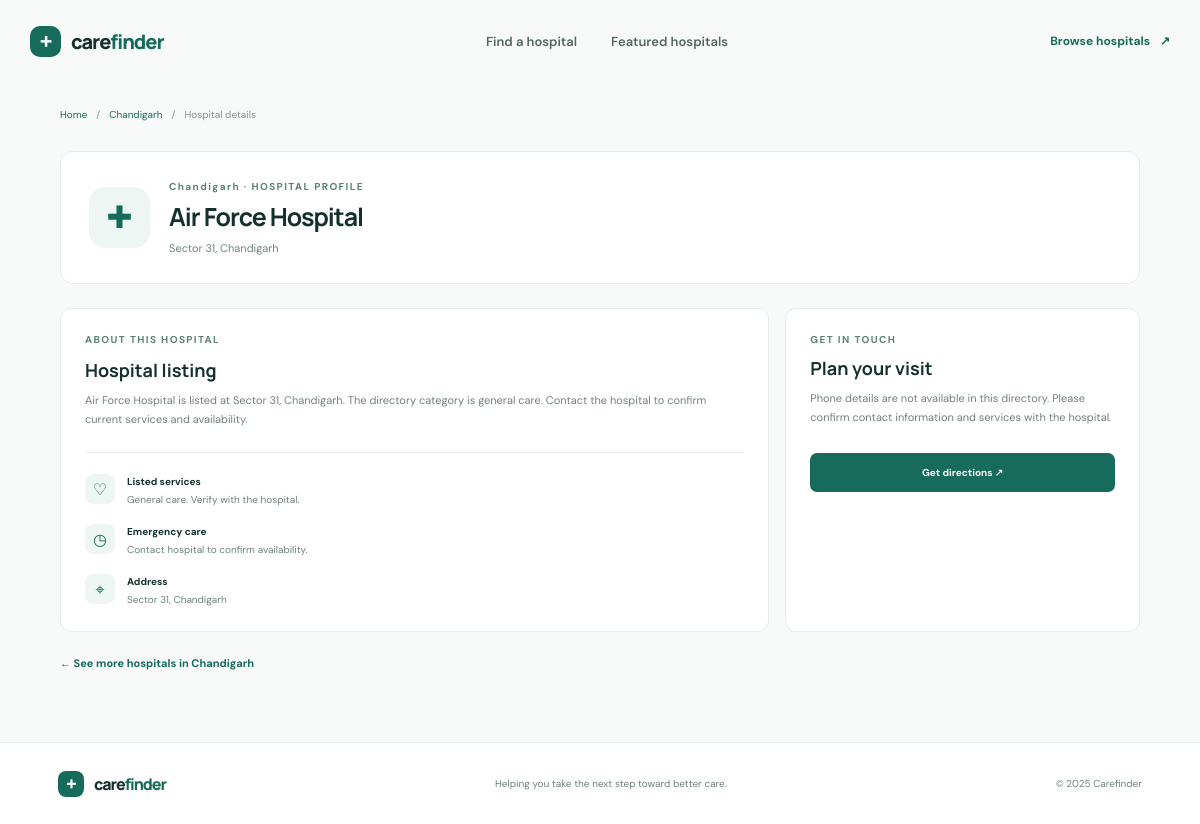
Screenshot of /hospital/2 with the database file from the repository.
### tables this page shows
CREATE TABLE hospitals (
                id INTEGER PRIMARY KEY,
                name TEXT NOT NULL,
                city TEXT NOT NULL,
                address TEXT NOT NULL,
                phone TEXT NOT NULL,
                rating REAL NOT NULL,
                specialties TEXT NOT NULL,
                emergency INTEGER NOT NULL DEFAULT 0,
                latitude REAL NOT NULL,
                longitude REAL NOT NULL,
                description TEXT NOT NULL
            );

### app.py (the view)
    @app.get("/hospital/<int:hospital_id>")
    def hospital_detail(hospital_id: int):
        hospital = get_db().execute(
            "SELECT * FROM hospitals WHERE id = ?", (hospital_id,)
        ).fetchone()
        if hospital is None:
            abort(404)
        return render_template("hospital.html", hospital=hospital)

### app.py (called while the page is built)
def get_db() -> sqlite3.Connection:
    if "db" not in g:
        g.db = sqlite3.connect(DATABASE)
        g.db.row_factory = sqlite3.Row
    return g.db

### templates/hospital.html (shortened to what this page needs)
<!doctype html>
<html lang="en">
<head>
  <link rel="stylesheet" href="{{ url_for('static', filename='css/style.css') }}">
</head>
<body>
  <header class="site-header">
    <a class="brand" href="{{ url_for('index') }}"><span class="brand-mark">+</span><span>care<span class="brand-accent">finder</span></span></a>
    <nav aria-label="Main navigation"><a href="{{ url_for('index') }}">Find a hospital</a><a href="{{ url_for('index') }}#featured">Featured hospitals</a></nav>
    <a class="header-action" href="{{ url_for('search') }}">Browse hospitals <span aria-hidden="true">↗</span></a>
  </header>
  <main class="detail-main">
    <div class="breadcrumb"><a href="{{ url_for('index') }}">Home</a><span aria-hidden="true">/</span><a href="{{ url_for('search', city=hospital['city']) }}">{{ hospital["city"] }}</a><span aria-hidden="true">/</span><span>Hospital details</span></div>
    <section class="detail-hero">
      <div class="detail-icon" aria-hidden="true">✚</div>
      <div><p class="eyebrow">{{ hospital["city"] }} · HOSPITAL PROFILE</p><h1>{{ hospital["name"] }}</h1><p class="detail-address">{{ hospital["address"] }}</p></div>
    </section>
    <div class="detail-grid">
      <section class="detail-card"><p class="eyebrow">ABOUT THIS HOSPITAL</p><h2>Hospital listing</h2><p>{{ hospital["name"] }} is listed at {{ hospital["address"] }}. The directory category is {{ hospital["specialties"]|lower }}. Contact the hospital to confirm current services and availability.</p><div class="detail-facts"><div><span class="fact-icon" aria-hidden="true">♡</span><span><strong>Listed services</strong><small>{{ hospital["specialties"] }}. Verify with the hospital.</small></span></div><div><span class="fact-icon" aria-hidden="true">◷</span><span><strong>Emergency care</strong><small>Contact hospital to confirm availability.</small></span></div><div><span class="fact-icon" aria-hidden="true">⌖</span><span><strong>Address</strong><small>{{ hospital["address"] }}</small></span></div></div></section>
      <aside class="contact-card"><p class="eyebrow">GET IN TOUCH</p><h2>Plan your visit</h2><p>Phone details are not available in this directory. Please confirm contact information and services with the hospital.</p><a class="button button-primary button-full" target="_blank" rel="noopener noreferrer" href="https://www.openstreetmap.org/?mlat={{ hospital['latitude'] }}&mlon={{ hospital['longitude'] }}#map=15/{{ hospital['latitude'] }}/{{ hospital['longitude'] }}">Get directions ↗</a></aside>
    </div>
    <a class="back-link" href="{{ url_for('search', city=hospital['city']) }}">← See more hospitals in {{ hospital["city"] }}</a>
  </main>
  <footer class="site-footer"><a class="brand" href="{{ url_for('index') }}"><span class="brand-mark">+</span><span>care<span class="brand-accent">finder</span></span></a><p>Helping you take the next step toward better care.</p><span>© 2025 Carefinder</span></footer>
</body>
</html>

### static/css/style.css (style rules this page uses)
:root { color-scheme: light; --ink: #15312d; --muted: #70817c; --green: #176b5a; --green-dark: #105447; --mint: #e8f3ef; --line: #e6ece9; --paper: #fff; --canvas: #f7faf8; --orange: #e89b4b; font-family: "DM Sans", sans-serif; }
* { box-sizing: border-box; }
html { scroll-behavior: smooth; }
body { margin: 0; background: var(--canvas); color: var(--ink); }
a { color: inherit; text-decoration: none; }
.site-header { height: 82px; max-width: 1200px; margin: 0 auto; padding: 0 30px; display: flex; align-items: center; justify-content: space-between; }
.brand { display: inline-flex; align-items: center; gap: 10px; font-family: "Manrope", sans-serif; font-size: 20px; font-weight: 800; letter-spacing: -1px; white-space: nowrap; }
.brand-mark { width: 31px; height: 31px; display: inline-grid; place-items: center; border-radius: 10px; background: var(--green); color: white; font-size: 24px; line-height: 1; }
.brand-accent { color: var(--green); }
.site-header nav { display: flex; gap: 34px; color: #546660; font-size: 13px; font-weight: 600; }
.header-action { font-size: 12px; font-weight: 700; color: var(--green); }
.header-action span { padding-left: 7px; }
main { max-width: 1140px; margin: 0 auto; padding: 0 30px; }
.eyebrow { margin: 0 0 12px; color: #598276; font-size: 10px; font-weight: 700; letter-spacing: 1.4px; }
h1, h2, h3, p { margin-top: 0; }
h1, h2, h3 { font-family: "Manrope", sans-serif; }
.button { display: inline-flex; align-items: center; justify-content: center; gap: 11px; border: 0; border-radius: 7px; cursor: pointer; font-weight: 700; transition: background .18s ease, transform .18s ease; }
.button-primary { background: var(--green); color: white; }
.hospital-icon, .result-icon, .detail-icon { display: inline-grid; place-items: center; background: #edf6f2; color: var(--green); }
.site-footer { min-height: 82px; display: flex; align-items: center; justify-content: space-between; padding: 17px max(calc((100vw - 1084px) / 2), 30px); border-top: 1px solid var(--line); background: white; }
.site-footer .brand { font-size: 16px; }
.site-footer .brand-mark { width: 26px; height: 26px; border-radius: 8px; font-size: 20px; }
.site-footer p, .site-footer > span { margin: 0; color: var(--muted); font-size: 10px; }
.results-main, .detail-main { min-height: calc(100vh - 164px); padding-top: 21px; padding-bottom: 60px; }
.breadcrumb { display: flex; gap: 9px; margin: 5px 0 26px; color: #85948e; font-size: 10px; }
.breadcrumb a { color: var(--green); }
.detail-main { padding-bottom: 70px; }
.detail-hero { display: flex; align-items: center; gap: 19px; margin: 30px 0 24px; padding: 28px; border: 1px solid var(--line); border-radius: 13px; background: white; }
.detail-icon { flex: 0 0 61px; width: 61px; height: 61px; border-radius: 16px; font-size: 31px; }
.detail-hero > div:nth-child(2) { flex: 1; }
.detail-hero .eyebrow { margin-bottom: 6px; }
.detail-hero h1 { margin-bottom: 7px; font-size: 25px; letter-spacing: -1px; }
.detail-address { margin: 0; color: var(--muted); font-size: 11px; }
.detail-grid { display: grid; grid-template-columns: minmax(0, 1.5fr) minmax(260px, .75fr); gap: 16px; }
.detail-card, .contact-card { padding: 24px; border: 1px solid var(--line); border-radius: 11px; background: white; }
.detail-card h2, .contact-card h2 { margin-bottom: 9px; font-size: 18px; }
.detail-card > p:not(.eyebrow), .contact-card > p:not(.eyebrow) { color: var(--muted); font-size: 11px; line-height: 1.7; }
.detail-facts { display: grid; gap: 17px; margin-top: 24px; padding-top: 21px; border-top: 1px solid var(--line); }
.detail-facts > div { display: flex; gap: 12px; align-items: flex-start; }
.fact-icon { flex: 0 0 30px; width: 30px; height: 30px; display: grid; place-items: center; border-radius: 8px; background: #edf6f2; color: var(--green); }
.detail-facts strong, .detail-facts small { display: block; }
.detail-facts strong { margin: 1px 0 4px; font-size: 10px; }
.detail-facts small { color: var(--muted); font-size: 10px; line-height: 1.5; }
.contact-card .eyebrow { margin-bottom: 10px; }
.contact-card > p:not(.eyebrow) { margin-bottom: 18px; }
.button-full { width: 100%; min-height: 39px; margin-top: 9px; font-size: 10px; }
.back-link { display: inline-block; margin-top: 24px; color: var(--green); font-size: 11px; font-weight: 700; }

### rows the page displays
hospitals: city "Chandigarh", name "Air Force Hospital", address "Sector 31, Chandigarh", specialties "general care", specialties "General care"
